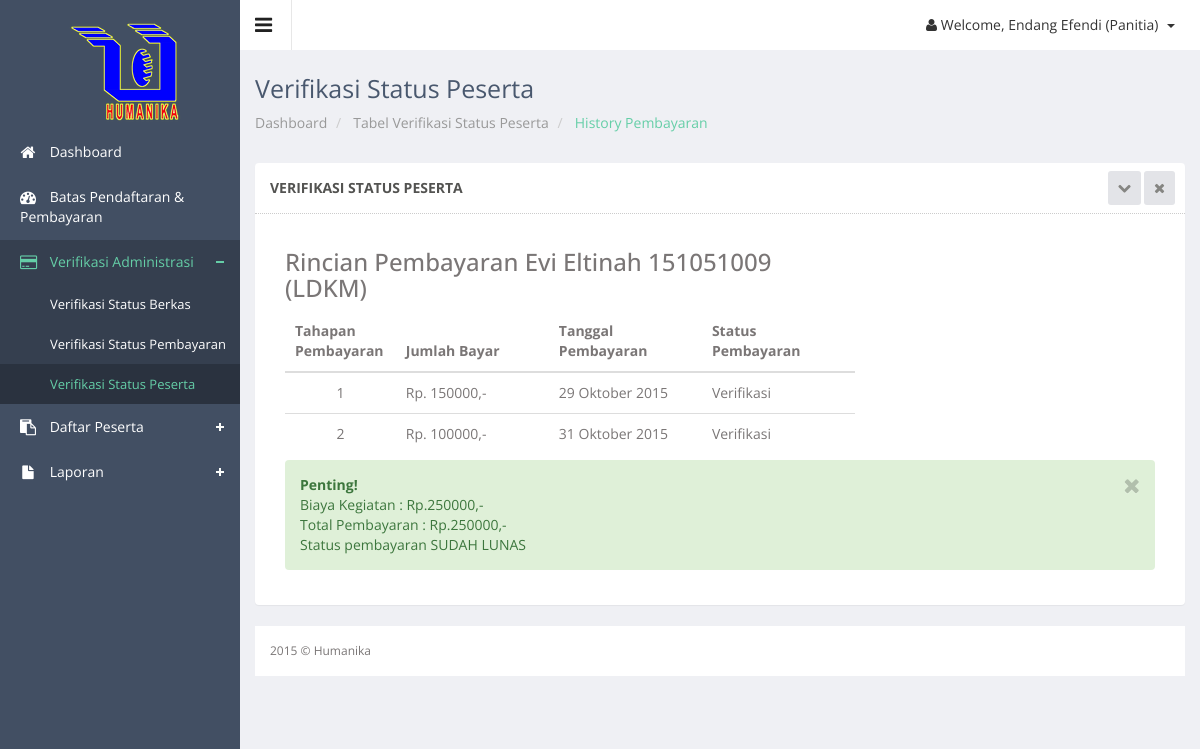
The page /panitia/history_pembayaran.php?id=7&nim=151051009&stat=Lunas&keg=LDKM (signed in) on the database its author committed.
### tables this page shows
CREATE TABLE IF NOT EXISTS `peserta` (
  `id_peserta` int(11) NOT NULL,
  `id_detail` int(11) NOT NULL,
  `nim` char(9) NOT NULL,
  `ukuran_kaos` varchar(2) NOT NULL,
  `penyakit_bawaan` text NOT NULL,
  `notelp` varchar(12) NOT NULL,
  `alamat` text NOT NULL,
  `ktm` varchar(50) NOT NULL,
  `nama_ktm` varchar(50) NOT NULL,
  `size_ktm` varchar(10) NOT NULL,
  `type_ktm` varchar(50) NOT NULL,
  `krs` varchar(50) NOT NULL,
  `nama_krs` varchar(50) NOT NULL,
  `size_krs` varchar(10) NOT NULL,
  `type_krs` varchar(50) NOT NULL,
  `foto` varchar(50) NOT NULL,
  `nama_foto` varchar(50) NOT NULL,
  `size_foto` varchar(10) NOT NULL,
  `type_foto` varchar(50) NOT NULL,
  `password` varchar(20) NOT NULL,
  `status_bayar` enum('Belum Lunas','Lunas') NOT NULL,
  `status_berkas` enum('Unvalid','Valid') NOT NULL,
  `keterangan` varchar(50) NOT NULL,
  `tgl_pendaftaran` date NOT NULL,
  PRIMARY KEY (`id_peserta`),
  KEY `id_detail` (`id_detail`),
  KEY `id_detail_2` (`id_detail`),
  KEY `nim` (`nim`)
);

CREATE TABLE IF NOT EXISTS `mahasiswa` (
  `nim` char(9) NOT NULL,
  `nama_mhs` varchar(50) NOT NULL,
  `alamat_asal` varchar(100) NOT NULL,
  `alamat_jogja` varchar(100) NOT NULL,
  `jk` varchar(1) NOT NULL,
  `email` varchar(50) NOT NULL,
  `no_telp` varchar(12) NOT NULL,
  `jurusan` varchar(20) NOT NULL,
  `tempat_lahir` varchar(50) NOT NULL,
  `tgl_lahir` date NOT NULL,
  `asal_sekolah` varchar(50) NOT NULL,
  `agama` varchar(50) NOT NULL,
  `goldar` varchar(2) NOT NULL,
  `angkatan` varchar(4) NOT NULL,
  PRIMARY KEY (`nim`)
);

CREATE TABLE IF NOT EXISTS `keg_jenis` (
  `id_keg` int(11) NOT NULL AUTO_INCREMENT,
  `nama_kegiatan` varchar(50) NOT NULL,
  `ket` varchar(50) NOT NULL,
  PRIMARY KEY (`id_keg`)
);

CREATE TABLE IF NOT EXISTS `konfirmasi` (
  `id_konfirmasi` int(11) NOT NULL,
  `id_peserta` int(11) NOT NULL,
  `tgl_pembayaran` date NOT NULL,
  `bank_asal` varchar(20) NOT NULL,
  `pemilik_rekening` varchar(50) NOT NULL,
  `bank_tujuan` varchar(20) NOT NULL,
  `jumlah` double NOT NULL,
  `bukti_pembayaran` varchar(100) NOT NULL,
  `nama_bukti` varchar(50) NOT NULL,
  `type_bukti` varchar(50) NOT NULL,
  `size` varchar(10) NOT NULL,
  `status` enum('Belum Verifikasi','Verifikasi') NOT NULL,
  PRIMARY KEY (`id_konfirmasi`),
  KEY `id_daftar` (`id_peserta`),
  KEY `bank_tujuan` (`bank_tujuan`),
  KEY `bank_tujuan_2` (`bank_tujuan`)
);

CREATE TABLE IF NOT EXISTS `keg_jenis_detail` (
  `id_detail` int(11) NOT NULL,
  `id_keg` int(11) NOT NULL,
  `biaya` double NOT NULL,
  `tgl_mulai` date NOT NULL,
  `tgl_akhir` date NOT NULL,
  `penanggung_jawab` varchar(50) NOT NULL,
  `kuota` int(11) NOT NULL,
  `tahun` varchar(4) NOT NULL,
  `lokasi` varchar(100) NOT NULL,
  `dp` double NOT NULL,
  PRIMARY KEY (`id_detail`),
  UNIQUE KEY `id_keg` (`id_detail`),
  KEY `id_detail` (`id_detail`),
  KEY `id_keg_2` (`id_keg`)
);

### controller/koneksi.php (called while the page is built, shortened)
<?php
class Database {
    private static $dbName = 'humanika' ;
    private static $dbHost = 'localhost' ;
    private static $dbUsername = 'root';
    private static $dbUserPassword = 'rizalex';
    private static $con = null;
    public static function connect() {
        if ( null == self::$con ) {
            try {
                self::$con =  new PDO( "mysql:host=".self::$dbHost.";"."dbname=".self::$dbName,
                        self::$dbUsername, self::$dbUserPassword);
            }
            catch(PDOException $e) {
                die($e->getMessage());
            }
        }
        return self::$con;
    }
}
?>

### controller/peserta-control.php (called while the page is built, shortened)
<?php
include_once 'koneksi.php';
class PesertaController {
    private $koneksi;
    public function __construct() {
        $this->koneksi = Database::connect();
    }
	    public function PesertaData($kode) {
        try {
            $sst = $this->koneksi->prepare("SELECT * FROM peserta join mahasiswa using(nim) join keg_jenis_detail using(id_detail) join keg_jenis using(id_keg) where id_peserta='$kode'");
            $sst->execute();
            return $r = $sst->fetchAll(PDO::FETCH_OBJ);
            $this->koneksi = Database::disconnect();
        } catch (PDOException $exc) {
            echo $exc->getMessage();
        }
    }
}
?>

### controller/bayar-control.php (called while the page is built, shortened)
<?php
include_once 'koneksi.php';
class BayarController {
    private $koneksi;
    public function __construct() {
        $this->koneksi = Database::connect();
    }
	public function RincianBiaya($kode, $keg) {
        try {
            $sst = $this->koneksi->prepare("SELECT * FROM konfirmasi natural join peserta join mahasiswa using(nim) natural join keg_jenis_detail natural join keg_jenis where id_peserta='$kode' && ket='$keg' && status='Verifikasi' order by tgl_pembayaran");
            $sst->execute();
            return $r = $sst->fetchAll(PDO::FETCH_OBJ);
            $this->koneksi = Database::disconnect();
        } catch (PDOException $exc) {
            echo $exc->getMessage();
        }
    }
}
?>

### controller/konversi.php (called while the page is built)
<?php
function DateToIndo($date) {
	$BulanIndo = array("Januari", "Februari", "Maret",
        "April", "Mei", "Juni",
        "Juli", "Agustus", "September",
        "Oktober", "November", "Desember");
    $tahun = substr($date, 0, 4);
    $bulan = substr($date, 5, 2);
	$tgl = substr($date, 8, 2);
	$result = $tgl . " " . $BulanIndo[(int) $bulan - 1] . " " . $tahun ;
	return($result);
}
?>

### panitia/history_pembayaran.php (the view, shortened to what this page needs)
<?php
$idpes=$_GET['id'];
$keg=$_GET['keg'];
?>
<!DOCTYPE html>
<html lang="en">
<head>
  <link href="../js/advanced-datatable/css/demo_page.css" rel="stylesheet" />
  <link href="../js/advanced-datatable/css/demo_table.css" rel="stylesheet" />
  <link rel="stylesheet" href="../js/data-tables/DT_bootstrap.css" />
  <link href="../css/style.css" rel="stylesheet">
  <link href="../css/style-responsive.css" rel="stylesheet">
</head>
<body class="sticky-header">
<section>
    <div class="left-side sticky-left-side">
        <div class="logo">
            <a href="index.php"><img src="../images/logohm.png" alt=""></a>
        </div>
        <div class="left-side-inner">
            <ul class="nav nav-pills nav-stacked custom-nav">
                <li><a href="index.php"><i class="fa fa-home"></i> <span>Dashboard</span></a></li>
				<li><a href="batas_pendaftaran.php"><i class="fa fa-dashboard"></i> <span>Batas Pendaftaran & Pembayaran</span></a></li>
				<li class="menu-list nav-active"><a href="#"><i class="fa fa-credit-card"></i> <span>Verifikasi Administrasi</span></a>
					<ul class="sub-menu-list">
						<li><a href="peserta_verifikasi_berkas.php">Verifikasi Status Berkas</a></li>
						<li   ><a href="peserta_verifikasi.php">Verifikasi Status Pembayaran</a></li>
						<li class="active"><a href="peserta_status.php">Verifikasi Status Peserta</a></li>
					</ul>
				</li>
				<li class="menu-list"><a href="#"><i class="fa fa-clipboard"></i> <span>Daftar Peserta</span></a>
				</li>
				<li class="menu-list"><a href="#"><i class="fa fa-file"></i> <span>Laporan</span></a>
				</li>
            </ul>
        </div>
    </div>
    <div class="main-content" >
        <div class="header-section">
        <a class="toggle-btn"><i class="fa fa-bars"></i></a>
        <div class="menu-right">
            <ul class="notification-menu">
                <li>
                    <a href="#" class="btn btn-default dropdown-toggle" data-toggle="dropdown">
                        <i class="fa fa-user"></i>
                        Welcome, <?php
                                echo $_SESSION['nm_usr_panitia'];
                            ?> (Panitia)
                        <span class="caret"></span>
                    </a>
                </li>
            </ul>
        </div>
        </div>
        <div class="page-heading">
            <h3>
                Verifikasi Status Peserta
            </h3>
            <ul class="breadcrumb">
                <li>
                    <a href="index.php"> Dashboard</a>
                </li>
				<li>
                    <a href="peserta_status.php"> Tabel Verifikasi Status Peserta</a>
                </li>
                <li class="active"> History Pembayaran</li>
            </ul>
        </div>
        <div class="wrapper">
        <div class="row">
        <div class="col-sm-12">
        <section class="panel">
        <header class="panel-heading">
            Verifikasi Status Peserta
            <span class="tools pull-right">
                <a href="javascript:;" class="fa fa-chevron-down"></a>
                <a href="javascript:;" class="fa fa-times"></a>
             </span>
        </header>
		<?php
			include '../controller/konversi.php';
			include_once '../controller/bayar-control.php';
			include_once '../controller/peserta-control.php';
			$client = new BayarController();
			$clientpes = new PesertaController();
			$peserta=$clientpes->PesertaData($idpes);
			foreach($peserta as $data){ $nama=$data->nama_mhs; $id=$data->nim; $ket=$data->ket; $biaya=$data->biaya;}
			$rinci=$client->RincianBiaya($idpes, $ket);
			 ?>
        <div class="panel-body">
				<div class="col-md-8">
                    <h3>Rincian Pembayaran <?php echo "$nama $id ($ket)"; ?> </h3>
					<table  class="table table-hover">
                    <thead>
					<tr >
						<th align="center" width="100px">Tahapan Pembayaran</th>
						<th width="150px">Jumlah Bayar</th>
						<th width="150px">Tanggal Pembayaran</th>
						<th width="150px">Status Pembayaran</th>
					</tr>
					</thead>
						<tbody>
						 <?php
						 $jumlah=0;
						 $no=1;
						foreach($rinci as $data){
						echo "
						<tr class='gradeX'>
							<td align='center'>".$no++."</td>
							<td>Rp. $data->jumlah,-</td>
							<td>".DateToIndo($data->tgl_pembayaran)."</td>
							<td>$data->status</td>
						</tr>";  $jumlah=$jumlah+$data->jumlah; $sisa=$data->biaya-$jumlah; $st=$data->status_bayar;
						}
						?>
						</tbody>
				</table>
				</div>
				<div class="col-md-12">
				<?php
							if($st=='Lunas'){
							echo"<div class='alert alert-success fade in'>
												<button type='button' class='close close-sm' data-dismiss='alert'>
													<i class='fa fa-times'></i>
												</button>
												<strong>Penting! </strong></br><span>
												Biaya Kegiatan : Rp.$biaya,-</br>
												Total Pembayaran : Rp.$jumlah,-</br>
												Status pembayaran SUDAH LUNAS
												</span>
											</div>";
							}
							?>
                        </div>
        </div>
        </section>
        </div>
        </div>
        <footer>
            2015 &copy; Humanika
        </footer>
    </div>
</section>
</body>
</html>

### rows shown on the page
peserta: nim.nama_mhs "Evi Eltinah", nim "151051009", keg_jenis.ket "LDKM", id_detail.biaya "250000"
konfirmasi: jumlah "150000", tgl_pembayaran "29 Oktober 2015", status "Verifikasi"
konfirmasi: jumlah "100000", tgl_pembayaran "31 Oktober 2015", status "Verifikasi"

### other values the page prints
$_SESSION['nm_usr_panitia'] "Endang Efendi"
$jumlah "250000"
